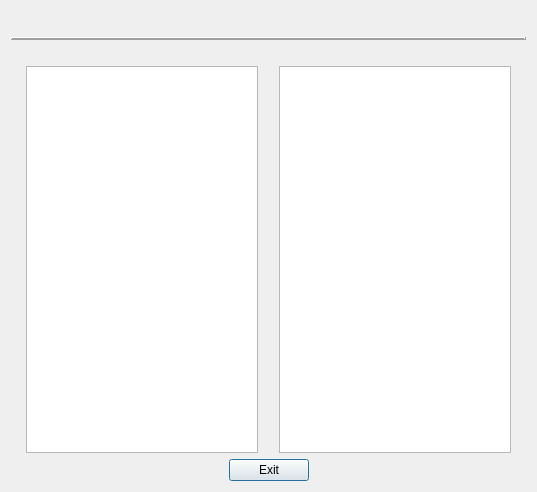
<?xml version="1.0" encoding="UTF-8"?>
<ui version="4.0">
 <class>YearlyIncomeSummaryDialog</class>
 <widget class="QDialog" name="YearlyIncomeSummaryDialog">
  <property name="windowModality">
   <enum>Qt::ApplicationModal</enum>
  </property>
  <property name="geometry">
   <rect>
    <x>0</x>
    <y>0</y>
    <width>537</width>
    <height>492</height>
   </rect>
  </property>
  <property name="windowTitle">
   <string>Yearly Income Summary</string>
  </property>
  <property name="modal">
   <bool>true</bool>
  </property>
  <layout class="QVBoxLayout" name="verticalLayout">
   <item>
    <layout class="QHBoxLayout" name="horizontalLayout">
     <item>
      <spacer name="horizontalSpacer">
       <property name="orientation">
        <enum>Qt::Horizontal</enum>
       </property>
       <property name="sizeHint" stdset="0">
        <size>
         <width>40</width>
         <height>20</height>
        </size>
       </property>
      </spacer>
     </item>
     <item>
      <widget class="QLabel" name="labelDialogTitle">
       <property name="text">
        <string>&lt;YearlyIncomeSummary&gt;</string>
       </property>
      </widget>
     </item>
     <item>
      <spacer name="horizontalSpacer_2">
       <property name="orientation">
        <enum>Qt::Horizontal</enum>
       </property>
       <property name="sizeHint" stdset="0">
        <size>
         <width>40</width>
         <height>20</height>
        </size>
       </property>
      </spacer>
     </item>
    </layout>
   </item>
   <item>
    <widget class="Line" name="line">
     <property name="frameShadow">
      <enum>QFrame::Raised</enum>
     </property>
     <property name="lineWidth">
      <number>2</number>
     </property>
     <property name="orientation">
      <enum>Qt::Horizontal</enum>
     </property>
    </widget>
   </item>
   <item>
    <spacer name="horizontalSpacer_4">
     <property name="orientation">
      <enum>Qt::Horizontal</enum>
     </property>
     <property name="sizeHint" stdset="0">
      <size>
       <width>40</width>
       <height>20</height>
      </size>
     </property>
    </spacer>
   </item>
   <item>
    <layout class="QHBoxLayout" name="horizontalLayout_2">
     <item>
      <spacer name="horizontalSpacer_5">
       <property name="orientation">
        <enum>Qt::Horizontal</enum>
       </property>
       <property name="sizeHint" stdset="0">
        <size>
         <width>40</width>
         <height>20</height>
        </size>
       </property>
      </spacer>
     </item>
     <item>
      <layout class="QVBoxLayout" name="verticalLayout_3">
       <item>
        <widget class="QTableView" name="tableViewSalarySummary">
         <property name="font">
          <font>
           <pointsize>9</pointsize>
          </font>
         </property>
         <property name="cornerButtonEnabled">
          <bool>false</bool>
         </property>
         <attribute name="horizontalHeaderMinimumSectionSize">
          <number>20</number>
         </attribute>
         <attribute name="verticalHeaderMinimumSectionSize">
          <number>15</number>
         </attribute>
         <attribute name="verticalHeaderDefaultSectionSize">
          <number>25</number>
         </attribute>
        </widget>
       </item>
      </layout>
     </item>
     <item>
      <spacer name="horizontalSpacer_3">
       <property name="orientation">
        <enum>Qt::Horizontal</enum>
       </property>
       <property name="sizeHint" stdset="0">
        <size>
         <width>40</width>
         <height>20</height>
        </size>
       </property>
      </spacer>
     </item>
     <item>
      <layout class="QVBoxLayout" name="verticalLayout_4">
       <item>
        <widget class="QTableView" name="tableViewSupplementalSummary">
         <property name="font">
          <font>
           <pointsize>9</pointsize>
          </font>
         </property>
         <property name="cornerButtonEnabled">
          <bool>false</bool>
         </property>
         <attribute name="horizontalHeaderMinimumSectionSize">
          <number>20</number>
         </attribute>
         <attribute name="verticalHeaderMinimumSectionSize">
          <number>15</number>
         </attribute>
         <attribute name="verticalHeaderDefaultSectionSize">
          <number>25</number>
         </attribute>
        </widget>
       </item>
      </layout>
     </item>
     <item>
      <spacer name="horizontalSpacer_6">
       <property name="orientation">
        <enum>Qt::Horizontal</enum>
       </property>
       <property name="sizeHint" stdset="0">
        <size>
         <width>40</width>
         <height>20</height>
        </size>
       </property>
      </spacer>
     </item>
    </layout>
   </item>
   <item>
    <layout class="QHBoxLayout" name="horizontalLayout_3">
     <item>
      <spacer name="horizontalSpacer_8">
       <property name="orientation">
        <enum>Qt::Horizontal</enum>
       </property>
       <property name="sizeHint" stdset="0">
        <size>
         <width>40</width>
         <height>20</height>
        </size>
       </property>
      </spacer>
     </item>
     <item>
      <widget class="QPushButton" name="pushButtonExit">
       <property name="text">
        <string>Exit</string>
       </property>
      </widget>
     </item>
     <item>
      <spacer name="horizontalSpacer_9">
       <property name="orientation">
        <enum>Qt::Horizontal</enum>
       </property>
       <property name="sizeHint" stdset="0">
        <size>
         <width>40</width>
         <height>20</height>
        </size>
       </property>
      </spacer>
     </item>
    </layout>
   </item>
  </layout>
 </widget>
 <resources/>
 <connections/>
</ui>
